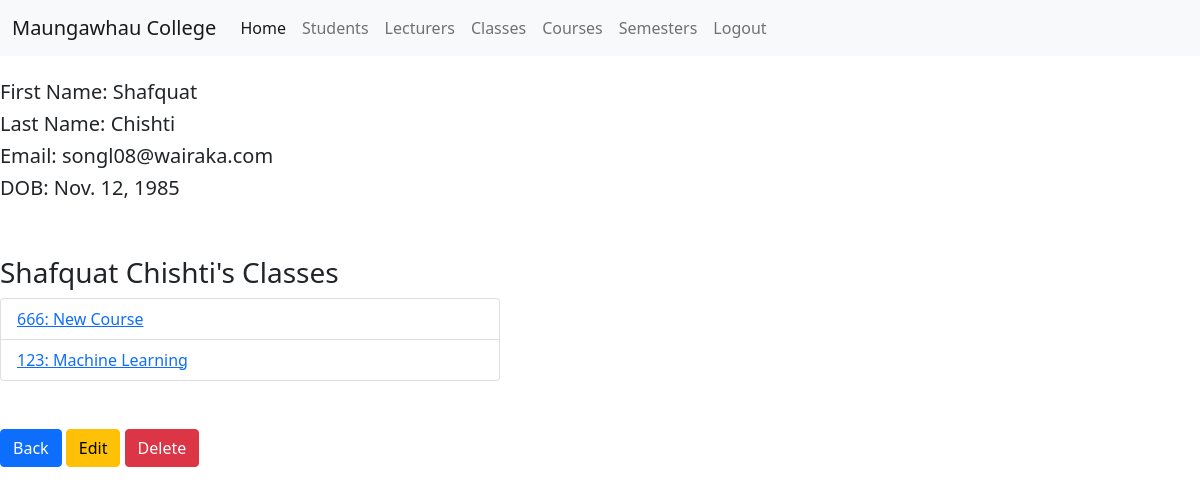
The page /student/15 (signed in) on the database its author committed.
### attendance/models.py (models this page shows, shortened)
class Student(models.Model):
    student_id = models.AutoField(validators=[MinValueValidator(1000000), MaxValueValidator(20000000)],
                                  primary_key=True)
    dob = models.DateField(blank=True, null=True)
    user = models.OneToOneField(User, on_delete=models.CASCADE)
    def __str__(self):
        return self.user.first_name + " " + self.user.last_name

class Class(models.Model):
    number = models.CharField(max_length=6)
    course = models.ForeignKey(Course, on_delete=models.CASCADE)
    semester = models.ForeignKey(Semester, on_delete=models.CASCADE)
    lecturer = models.ForeignKey(Lecturer, on_delete=models.SET_NULL, blank=True, null=True)
    students = models.ManyToManyField(Student, blank=True, null=True, related_name="enrolled_student")
    def __str__(self):
        return self.number +": "+self.course.__str__()

class Course(models.Model):
    code = models.CharField(max_length=9)
    name = models.CharField(max_length=50)
    def __str__(self):
        return self.name

### attendance/views.py (the view)
# urls.py: path('student/<int:student_id>', studentDetail, name="student-detail"),
def studentDetail(request, student_id):
    student = get_object_or_404(Student, student_id=student_id)
    student_classes = Class.objects.filter(students__student_id=student_id)
    percentage_classes = Class.objects.filter(students__student_id=student_id).values('id')
    classList = list(percentage_classes)
    percentageList = list()
    if len(classList) > 0:
        i = 0
        while i < len(classList):
            classtochange = str(classList[i])
            class_id = re.sub(r'[^0-9]', '', classtochange)
            total_collegedays = CollegeDay.objects.filter(collegeclass_id=class_id)
            attended_collegedays = CollegeDay.objects.filter(collegeclass_id=class_id, students=student_id)
            attendance_result = attended_collegedays.count() / total_collegedays.count()
            attendance_percentage = int(round(attendance_result * 100))
            percentageList.append(attendance_percentage)
            return render(request, "student/student-detail.html", {
                "student": student,
                "student_classes": student_classes,
                "percentages": percentageList
            })
    return render(request, "student/student-detail.html", {
        "student": student,
        "student_classes": student_classes,
        "percentages": percentageList
    })

### attendance/templates/student/student-detail.html (shortened to what this page needs)
{% extends 'base.html' %}
{% load crispy_forms_tags %}
{% block content %}
    {% if user.is_authenticated and user.is_superuser %}
        <br>
        <h5>First Name: {{ student.user.first_name }} </h5>
        <h5>Last Name: {{ student.user.last_name }} </h5>
        <h5>Email: {{ student.user.email }}</h5>
        <h5>DOB: {{ student.dob }}</h5>
        <br>
        <br>
        <h3>{{ student }}'s Classes</h3>
        <ul class="list-group">
        {% if student_classes %}
            {% for class in student_classes %}
                <li class="list-group-item" style="width: 500px">
                    <a href="{% url 'student-class-detail' student.student_id class.id %}">{{ class }}</a>
                </li>
            {% endfor %}
        {% endif %}
        </ul>
        <br>
        <br>
        <a href="{% url 'student-list' %}" class="btn btn-primary">Back</a>
        <a href="{% url 'update-student' student.pk %}" class="btn btn-warning">Edit</a>
        <a href="{% url 'delete-student' student.student_id %}" class="btn btn-danger">Delete</a>
    {% else %}
        <h1>YOU DON'T HAVE ACCESS</h1>
    {% endif %}
{% endblock %}

### rows shown on the page
Student: user.first_name "Shafquat", user.last_name "Chishti", user.email "songl08@wairaka.com", dob "Nov. 12, 1985", user.last_name "Shafquat Chishti"
Class: number+course "666: New Course"
Class: number+course "123: Machine Learning"
